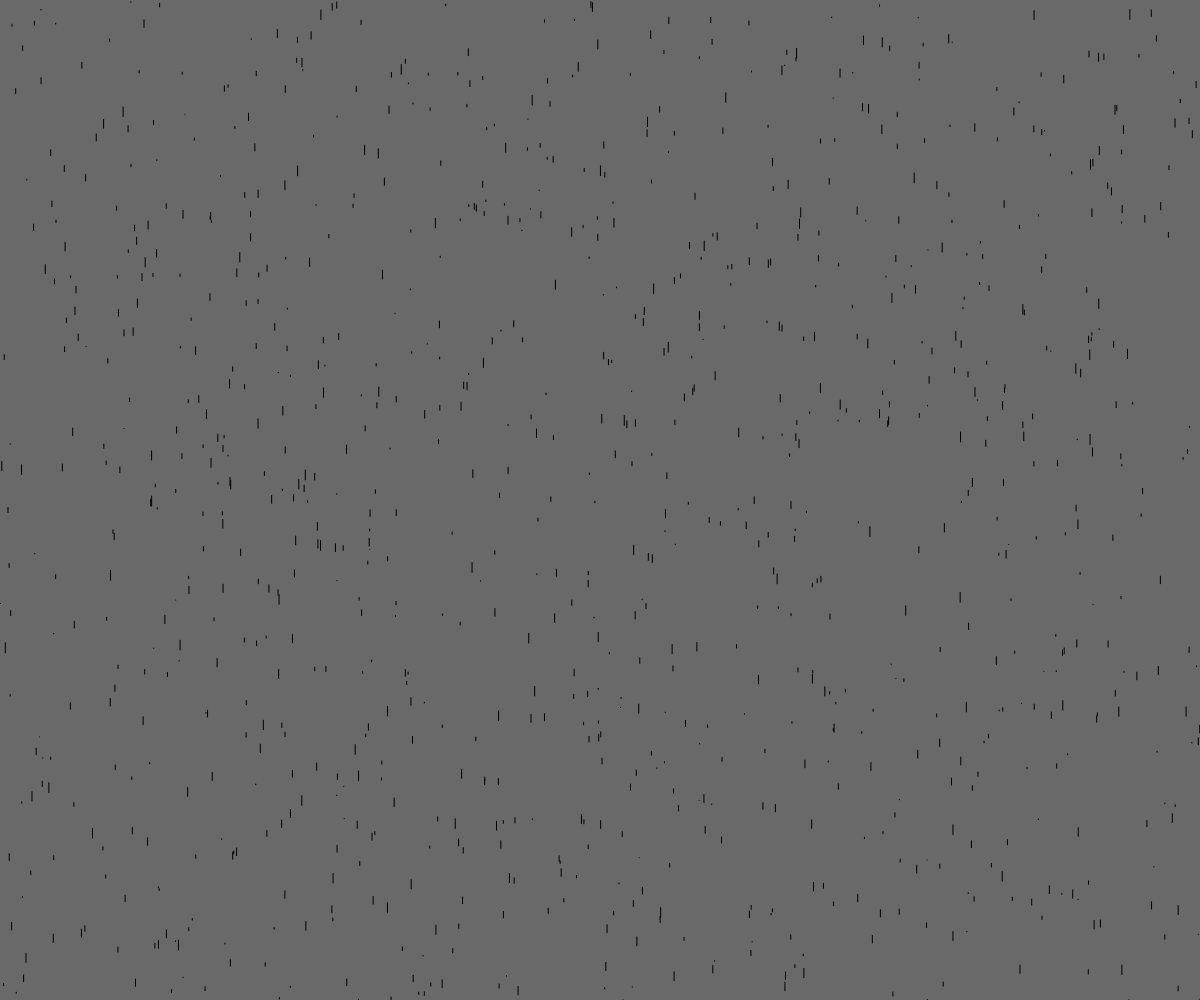
Frame 1 (no input)
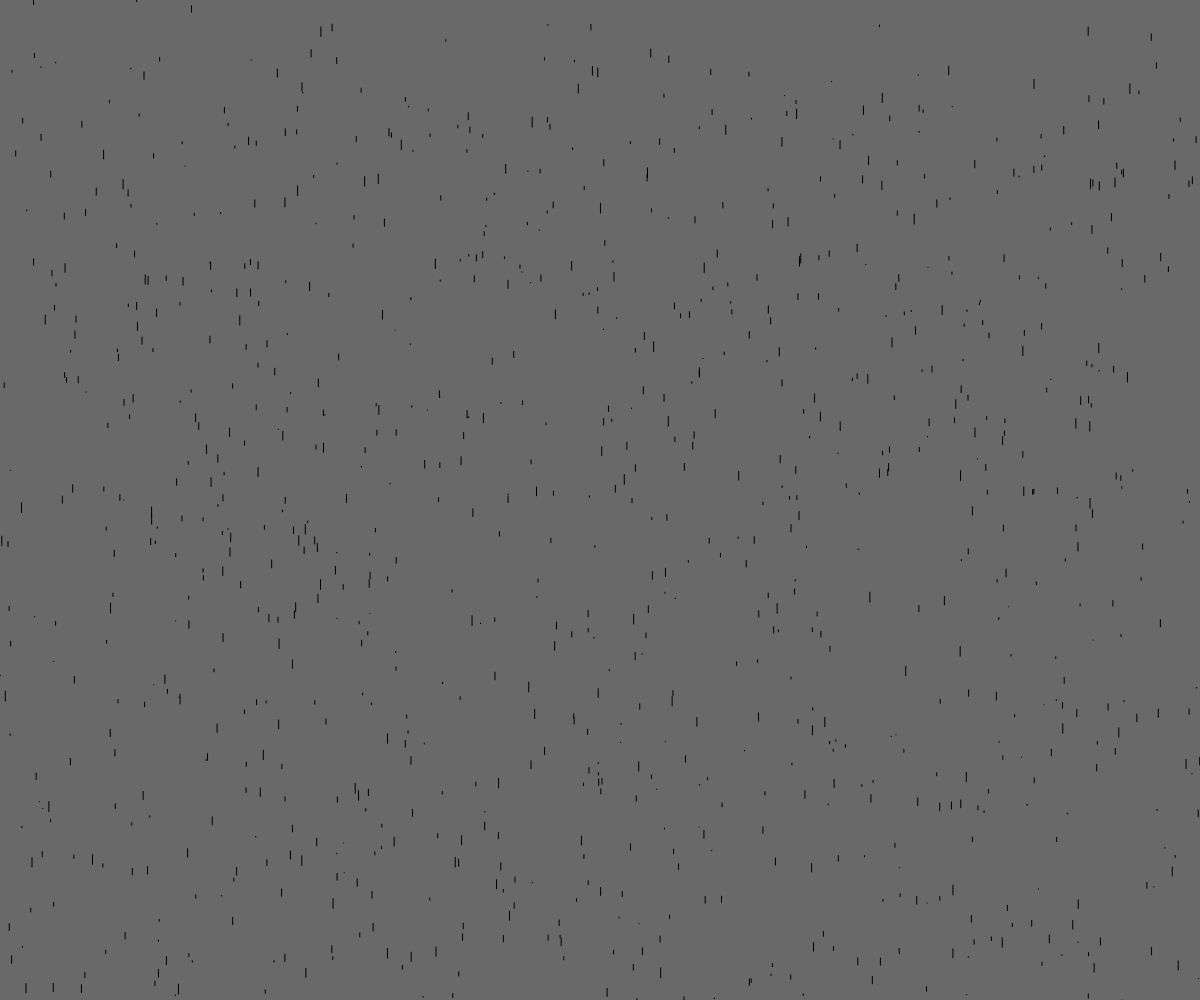
Frame 60 (no input)
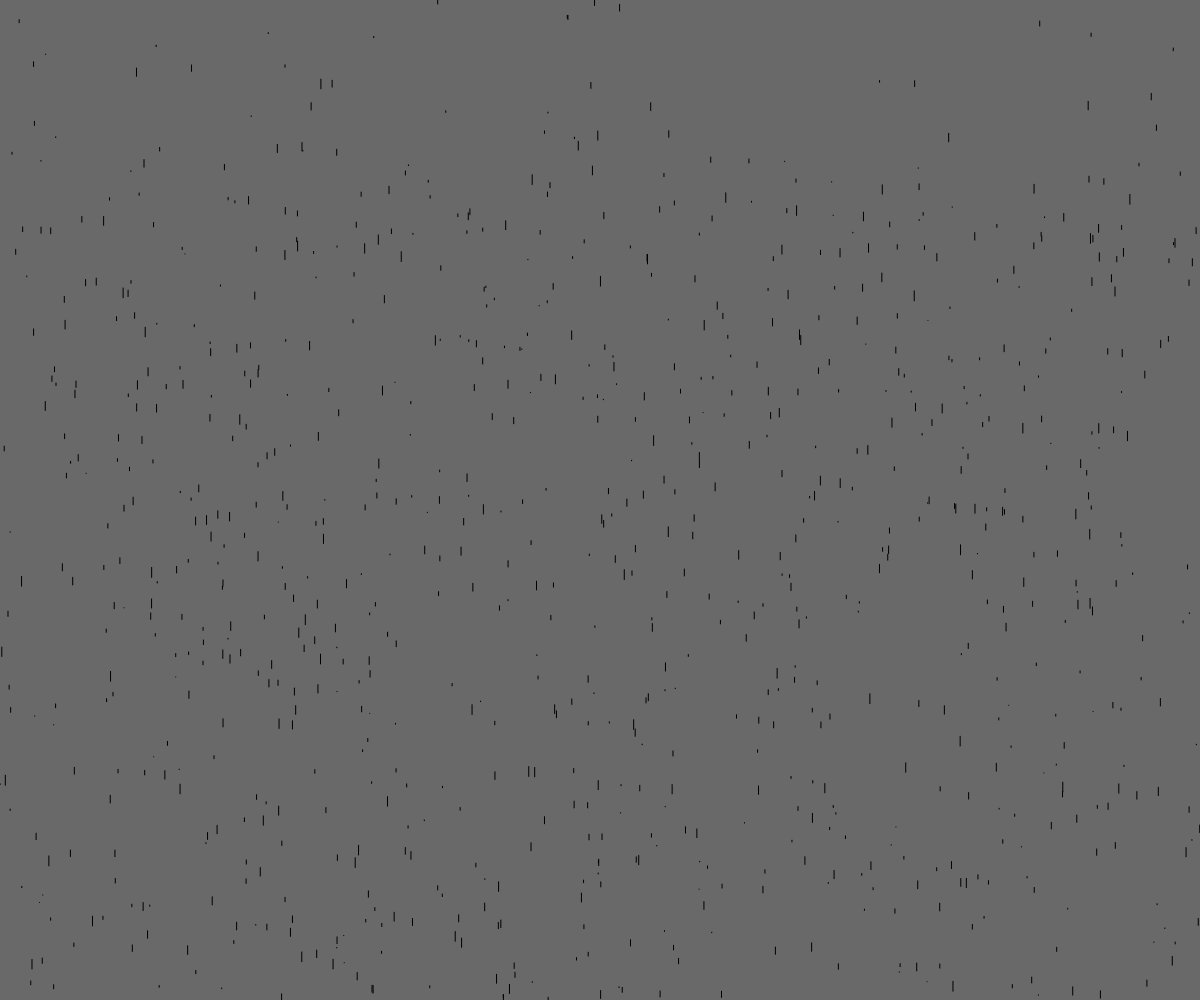
Frame 120 (the mouse pressed at the canvas centre since frame 60)

The p5.js sketch that drew these frames (run headless with seeded random() and noise() and a simulated clock; from frame 60 on, the mouse is pressed at the canvas centre):

// p5.js sketch
// ── sketch.js
var acceleration = 0.0098;
var nDrops = 1000;
var drops = [];

function setup() {
  canvas = createCanvas(windowWidth, windowHeight);
  canvas.position(0,0);
  canvas.style('z-index','-1');
 // console.log(canvas.style());
  for (i = 0; i < nDrops; i++) {
    drops.push(new Drop());
  }
}

function draw() {
  clear();
  background(105,105,105);
  drops.forEach(function(d) {
    d.drawAndDrop();
  });
}

function windowResized() {
    resizeCanvas(windowWidth, windowHeight);
  }

function Drop() {
  this.initX = function() {
    this.x = random() * windowWidth;
  };
  this.initY = function() {
    this.y = -random() * windowHeight / 3; // Initialise rain somewhat off the screen
  };

  this.initX();
  this.y = random() * windowHeight;

  this.length = random() * 10;
  this.speed = random();

  this.drawAndDrop = function() {
    this.draw();
    this.drop();
  };

  this.draw = function() {
    line(this.x, this.y, this.x, this.y + this.length);
  };

  this.drop = function() {
    if (this.y < windowHeight) {
      this.y += this.speed;
      this.speed += acceleration;
    } else {
      this.speed = random();
      this.initY();
      this.initX();
    }
  };
}
